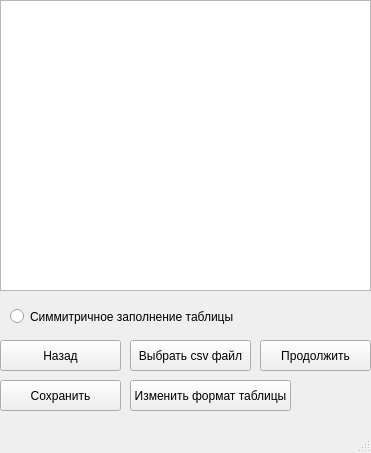
<?xml version="1.0" encoding="UTF-8"?>
<ui version="4.0">
 <class>OpenCsv</class>
 <widget class="QMainWindow" name="OpenCsv">
  <property name="geometry">
   <rect>
    <x>0</x>
    <y>0</y>
    <width>371</width>
    <height>453</height>
   </rect>
  </property>
  <property name="windowTitle">
   <string>Graph</string>
  </property>
  <widget class="QWidget" name="centralwidget">
   <widget class="QPushButton" name="pbt_continue_open">
    <property name="geometry">
     <rect>
      <x>260</x>
      <y>340</y>
      <width>111</width>
      <height>31</height>
     </rect>
    </property>
    <property name="text">
     <string>Продолжить</string>
    </property>
   </widget>
   <widget class="QPushButton" name="pbt_back">
    <property name="geometry">
     <rect>
      <x>0</x>
      <y>340</y>
      <width>121</width>
      <height>31</height>
     </rect>
    </property>
    <property name="text">
     <string>Назад</string>
    </property>
   </widget>
   <widget class="QPushButton" name="pbt_choice_csv_file">
    <property name="geometry">
     <rect>
      <x>130</x>
      <y>340</y>
      <width>121</width>
      <height>31</height>
     </rect>
    </property>
    <property name="text">
     <string>Выбрать csv файл</string>
    </property>
   </widget>
   <widget class="QTableWidget" name="tableWidget">
    <property name="geometry">
     <rect>
      <x>0</x>
      <y>0</y>
      <width>371</width>
      <height>291</height>
     </rect>
    </property>
   </widget>
   <widget class="QPushButton" name="pbt_save_csv">
    <property name="geometry">
     <rect>
      <x>0</x>
      <y>380</y>
      <width>121</width>
      <height>31</height>
     </rect>
    </property>
    <property name="text">
     <string>Сохранить</string>
    </property>
   </widget>
   <widget class="QRadioButton" name="rbt_csv_change">
    <property name="geometry">
     <rect>
      <x>10</x>
      <y>306</y>
      <width>231</width>
      <height>21</height>
     </rect>
    </property>
    <property name="text">
     <string>Симмитричное заполнение таблицы</string>
    </property>
   </widget>
   <widget class="QPushButton" name="pbt_choice_file">
    <property name="geometry">
     <rect>
      <x>130</x>
      <y>380</y>
      <width>161</width>
      <height>31</height>
     </rect>
    </property>
    <property name="text">
     <string>Изменить формат таблицы</string>
    </property>
   </widget>
  </widget>
  <widget class="QMenuBar" name="menubar">
   <property name="geometry">
    <rect>
     <x>0</x>
     <y>0</y>
     <width>371</width>
     <height>21</height>
    </rect>
   </property>
  </widget>
  <widget class="QStatusBar" name="statusbar"/>
 </widget>
 <resources/>
 <connections/>
</ui>
